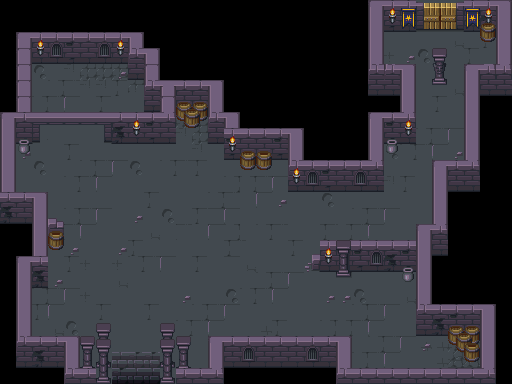

Below is a game level as drawn by its tile map, then a one-line description and the .tmx that defines it (tile-layer data replaced by summaries):
An orthogonal 32x24 tile map with 16x16 px tiles, 7 tile layers (ground, ground2, walls-1, walls, ...) and 2 objects.

<map version="1.4" tiledversion="1.4.2" orientation="orthogonal" renderorder="left-down" width="32" height="24" tilewidth="16" tileheight="16" infinite="0" nextlayerid="10" nextobjectid="3">
 <tileset firstgid="1" source="dungeon.tsx" />
 <layer id="1" name="ground" width="32" height="24">
  <data>[768 cells, 519 non-empty, 13 distinct tile ids]</data>
 </layer>
 <layer id="7" name="ground2" width="32" height="24">
  <data>[768 cells, 46 non-empty, 9 distinct tile ids]</data>
 </layer>
 <layer id="6" name="walls-1" width="32" height="24">
  <data>[768 cells, 0 non-empty, 0 distinct tile ids]</data>
 </layer>
 <layer id="3" name="walls" width="32" height="24">
  <data>[768 cells, 235 non-empty, 41 distinct tile ids]</data>
 </layer>
 <layer id="4" name="walls2" width="32" height="24">
  <data>[768 cells, 13 non-empty, 5 distinct tile ids]</data>
 </layer>
 <layer id="5" name="decorations" width="32" height="24">
  <data>[768 cells, 50 non-empty, 16 distinct tile ids]</data>
 </layer>
 <layer id="8" name="decorations2" width="32" height="24">
  <data>[768 cells, 10 non-empty, 6 distinct tile ids]</data>
 </layer>
 <objectgroup id="9" name="collisions">
  <object id="1" x="159.875" y="384.125">
   <polygon points="0,0 -0.25,-43.375 15.875,-43.5 16,-24.25 32,-24.5 32.125,-16 47.875,-16.125 47.75,-48.125 192.25,-48.25 192.25,-16.5 320.125,-15.3977 320.307,-23.2159 303.58,-23.0341 303.58,-32.3068 293.398,-31.9432 293.58,-38.4886 288.125,-38.4886 288.125,-48.125 255.761,-47.9432 256.125,-112.375 192.125,-112.25 192.125,-106.25 176,-106.25 176.25,-112.125 151.25,-112.25 151.375,-130 159,-129.875 159.5,-143.625 255.75,-144.25 255.625,-160.125 271.75,-160.125 272.125,-224.375 303.875,-224.125 303.875,-320.125 336.094,-320.794 335.662,-341.2 320.693,-341.375 319.943,-352.67 296.307,-352.307 296.125,-365.58 263.761,-365.943 263.761,-354.125 256.307,-354.307 256.307,-352.489 224.875,-352.057 225.125,-320.307 255.58,-320.489 256.489,-240.307 223.943,-240.67 224.307,-192.307 127.875,-192 127.75,-224.5 112.375,-224.125 112.125,-214.25 80.25,-214.5 80.25,-224.375 63.625,-223.875 63.8523,-240.307 47.9432,-239.943 47.8523,-263.852 40.4886,-262.943 40.4886,-256.307 23.75,-256.313 24,-262.75 16.375,-263.188 15.7614,-240.307 -47.875,-240.125 -48.0568,-241.852 -56.0568,-241.489 -56.0568,-257.943 -0.238636,-257.58 -0.238636,-273.034 -16.4205,-272.489 -16.2386,-305.034 -32.0568,-304.489 -32.2386,-320.307 -127.875,-320.125 -128.602,-258.852 -119.511,-257.216 -119.693,-240.307 -144.057,-240.489 -144.42,-192.489 -111.875,-191.761 -111.875,-166.125 -103.148,-166.125 -103.148,-163.034 -95.6932,-162.307 -96.2386,-134.489 -111.875,-134.307 -111.148,-96.4886 -128.42,-96.6705 -128.057,-48.3068 -80.25,-48.625 -79.875,-24.125 -64.75,-24.375 -64.625,-35.125 -47.875,-34.875 -48.125,-0.5 -48.75,0.75 -149.25,-0.375 -160.375,-160.375 -160.125,-272.875 -144.542,-355.458 224.792,-384.792 268.125,-376.125 338.792,-375.458 340.125,-5.45833 336,-0.125 175.58,-0.125" />
  </object>
  <object id="2" x="432.25" y="71" width="15" height="14" />
 </objectgroup>
</map>
